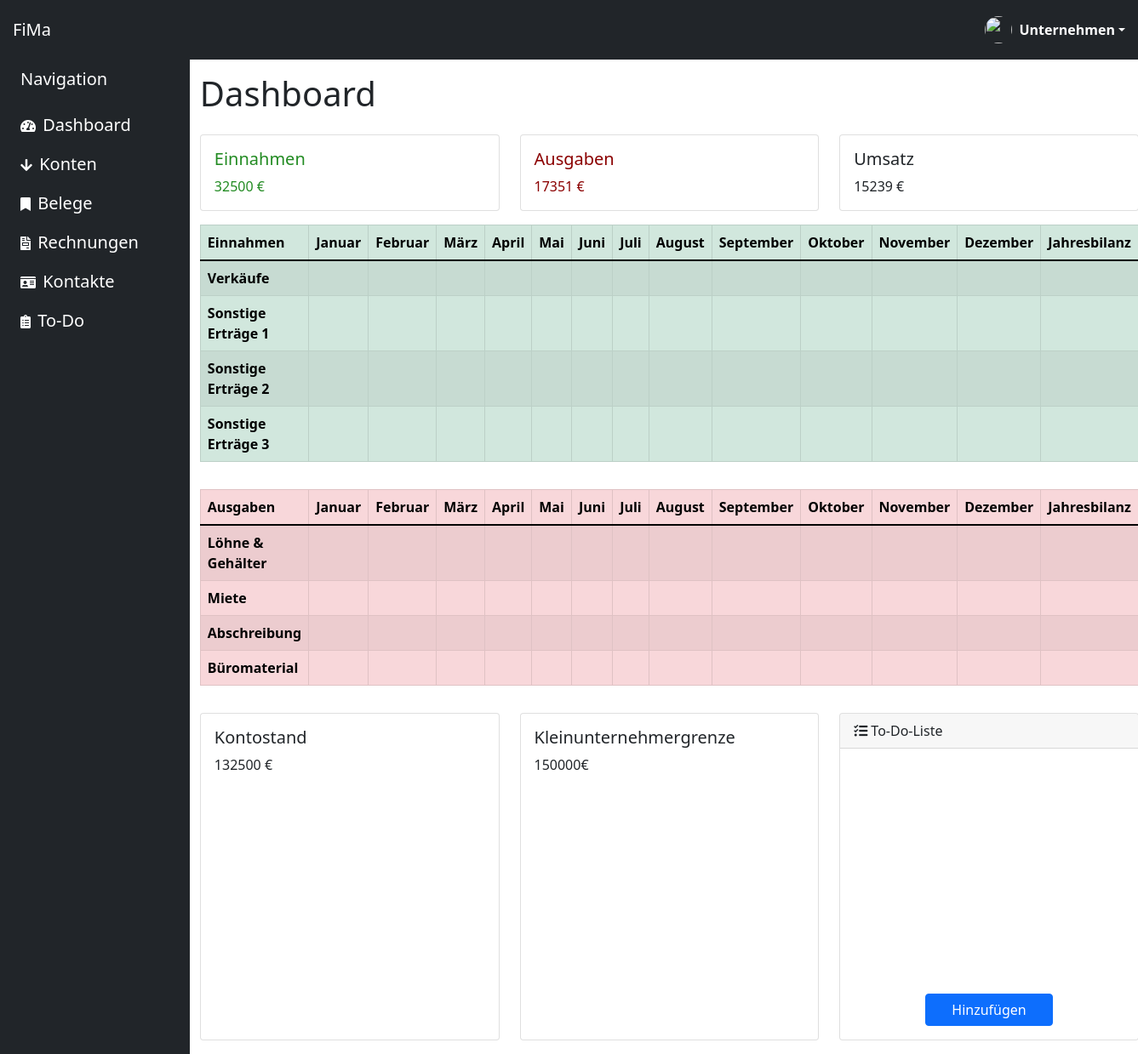
Page /dashboard/ on the earlier database version.
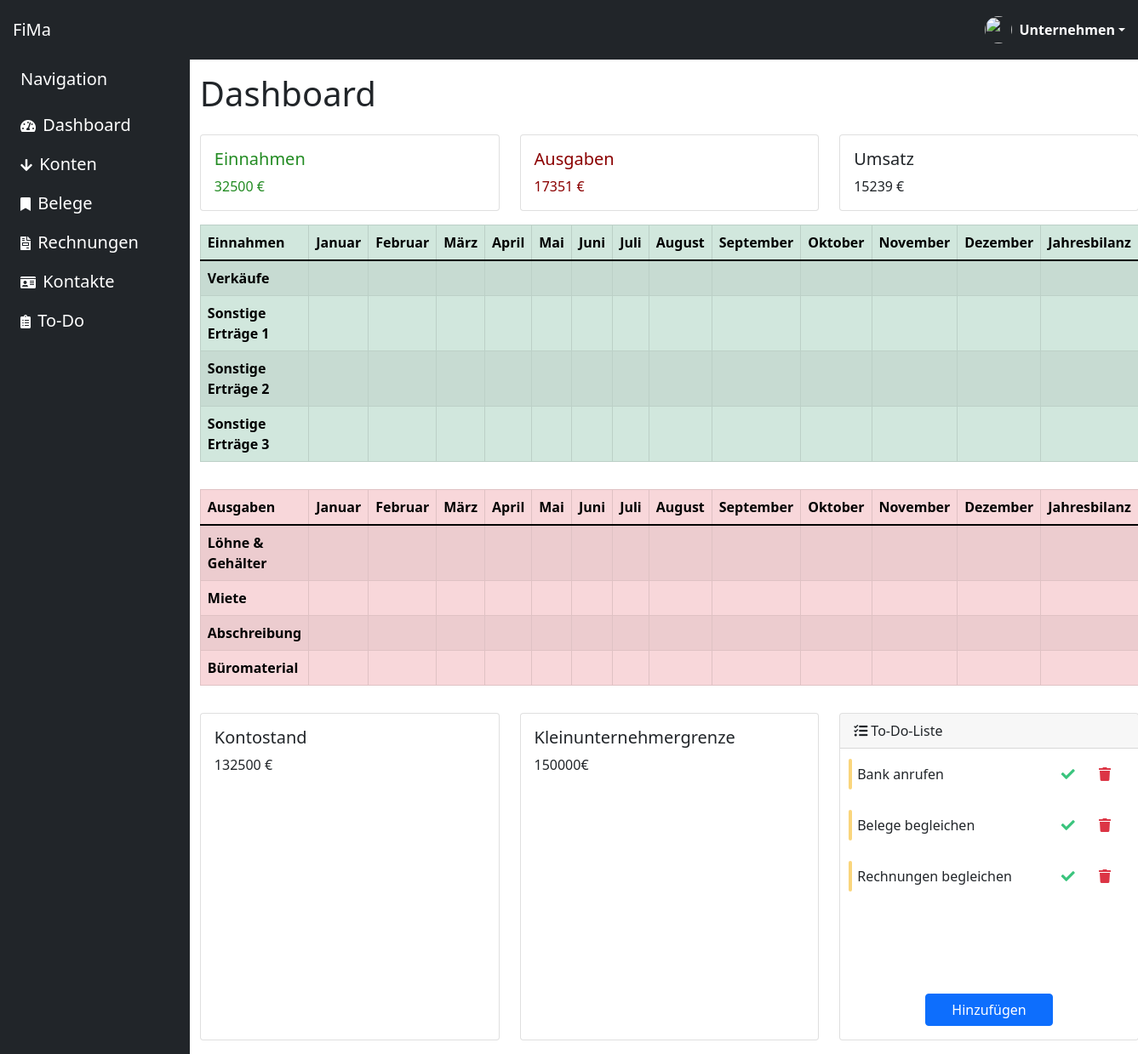
Same page on the later database version.
### home/models.py (models this page shows)
class todo(models.Model):
    aufgabe = models.CharField(max_length=50)
    erledigt = models.IntegerField()

### home/views.py (the view)
# urls.py: path('dashboard/', views.dashboard, name='dashboard'),
def dashboard(request):
    all_todos = todo.objects.all()
    all_todos_dict = {
        'todo': all_todos
    }
    context = {"title": "Dashboard","all_todos_dict": all_todos}
    return render(request, 'home/dashboard.html',context)

### home/templates/home/dashboard.html (shortened to what the changed rows need)
{% extends "home/base.html"%}
{%load static%}
{% block hauptinhalt %}
<div class="col py-3">
   <div class="row">
      <h1>Dashboard</h1>
   </div>
   <div class="table-responsive">
      <table class="table table-bordered table-hover table-success table-striped">
         <thead>
            <tr>
               <th scope="col">Einnahmen</th>
               <th scope="col">Januar</th>
               <th scope="col">Februar</th>
               <th scope="col">März</th>
               <th scope="col">April</th>
               <th scope="col">Mai</th>
               <th scope="col">Juni</th>
               <th scope="col">Juli</th>
               <th scope="col">August</th>
               <th scope="col">September</th>
               <th scope="col">Oktober</th>
               <th scope="col">November</th>
               <th scope="col">Dezember</th>
               <th scope="col">Jahresbilanz</th>
            </tr>
         </thead>
         <tbody>
            <tr>
               <th scope="col">Verkäufe</th>
            </tr>
            <tr>
               <th scope="col">Sonstige Erträge 1</th>
            </tr>
            <tr>
               <th scope="col">Sonstige Erträge 2</th>
            </tr>
            <tr>
               <th scope="col">Sonstige Erträge 3</th>
            </tr>
         </tbody>
      </table>
   </div>
   <div class="table-responsive">
      <table class="table table-bordered table-hover table-danger table-striped">
         <thead>
            <tr>
               <th scope="col">Ausgaben</th>
               <th scope="col">Januar</th>
               <th scope="col">Februar</th>
               <th scope="col">März</th>
               <th scope="col">April</th>
               <th scope="col">Mai</th>
               <th scope="col">Juni</th>
               <th scope="col">Juli</th>
               <th scope="col">August</th>
               <th scope="col">September</th>
               <th scope="col">Oktober</th>
               <th scope="col">November</th>
               <th scope="col">Dezember</th>
               <th scope="col">Jahresbilanz</th>
            </tr>
         </thead>
         <tbody>
            <tr>
               <th scope="col">Löhne & Gehälter</th>
            </tr>
            <tr>
               <th scope="col">Miete</th>
            </tr>
            <tr>
               <th scope="col">Abschreibung</th>
            </tr>
            <tr>
               <th scope="col">Büromaterial</th>
            </tr>
         </tbody>
      </table>
   </div>
   <div class="row">
      <div class="col-sm-4" id="todo">
         <div class="card-hover-shadow-2x mb-3 card h-100">
            <div class="scroll-area-sm">
               <perfect-scrollbar class="ps-show-limits">
                  <div style="position: static;" class="ps ps--active-y">
                     <div class="ps-content">
                        {% if all_todos_dict  %}
                        <ul class=" list-group list-group-flush">
                           {% for todo in all_todos_dict %}
                           <li class="list-group-item">
                              <div class="todo-indicator bg-warning"></div>
                              <div class="widget-content p-0">
                                 <div class="widget-content-wrapper">
                                    <div class="widget-content-left">
                                       <div class="widget-heading">{{todo.aufgabe}}</div>
                                    </div>
                                    <div class="widget-content-right"> <button class="border-0 btn-transition btn btn-outline-success"> <i class="fa fa-check"></i></button> <button class="border-0 btn-transition btn btn-outline-danger"> <i class="fa fa-trash"></i> </button> </div>
                                 </div>
                              </div>
                           </li>
                           {% endfor %}
                        </ul>
                        {% endif %}
                     </div>
                  </div>
               </perfect-scrollbar>
            </div>
         </div>
      </div>
   </div>
</div>
{% endblock hauptinhalt %}

Differences in the rows shown:
added todo: aufgabe "Bank anrufen"
added todo: aufgabe "Belege begleichen"
added todo: aufgabe "Rechnungen begleichen"
